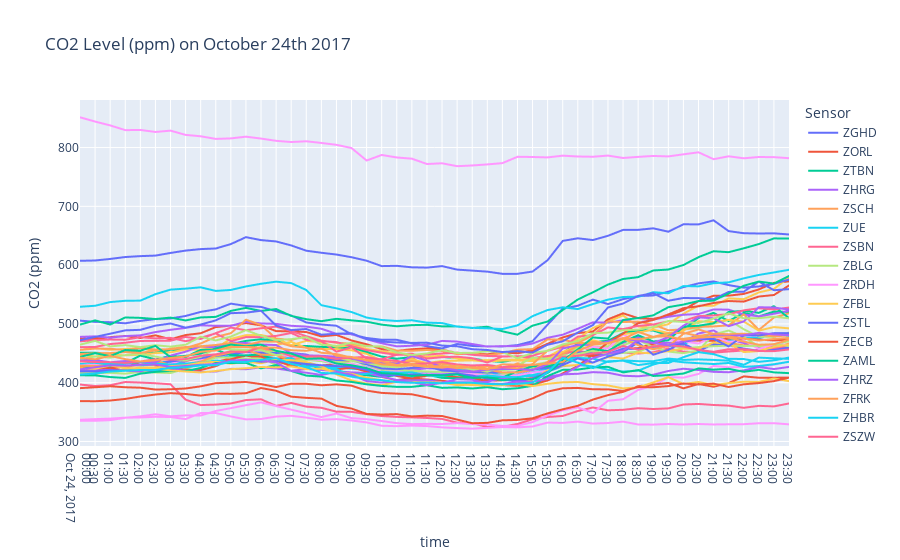

Write notebook code for a chart like this one.
### Code cell
fig = px.line(df_oct_24,
            y='CO2',
            color='LocationName',
            labels={
                'timestamp':'time',
                'CO2':'CO2 (ppm)',
                'LocationName':'Sensor'
            }, 
            title='CO2 Level (ppm) on October 24th 2017'
           )
fig.update_xaxes(
    dtick=30*60*1000
    #,ticklabelmode='period'
)
fig.update_layout(
    hovermode='x unified'
)
fig.show()
